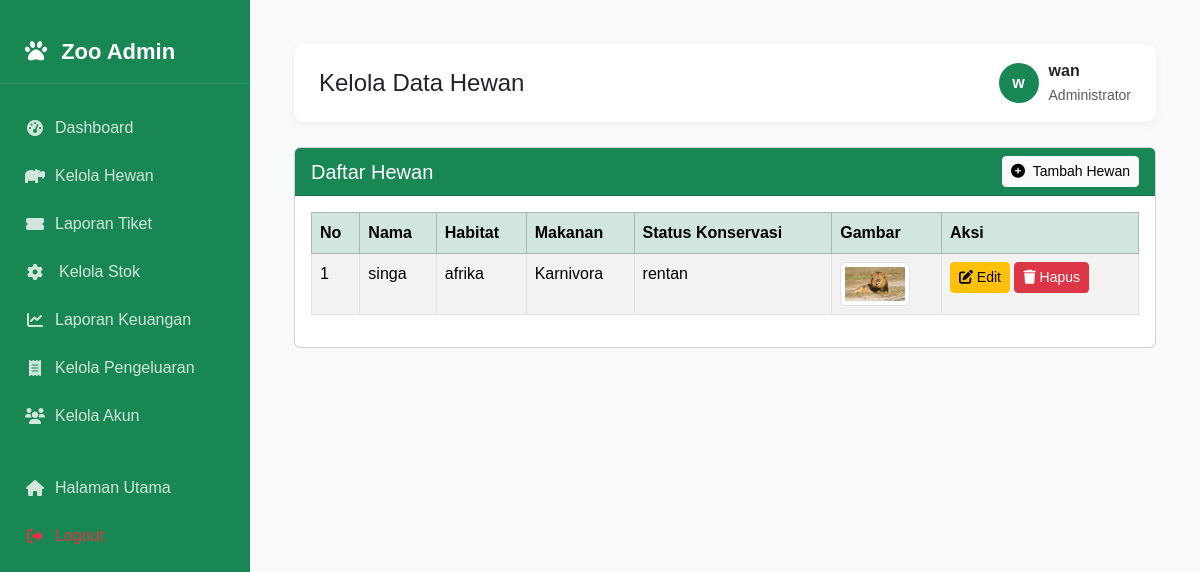
The app's page /admin/hewan.php (signed in), older data.
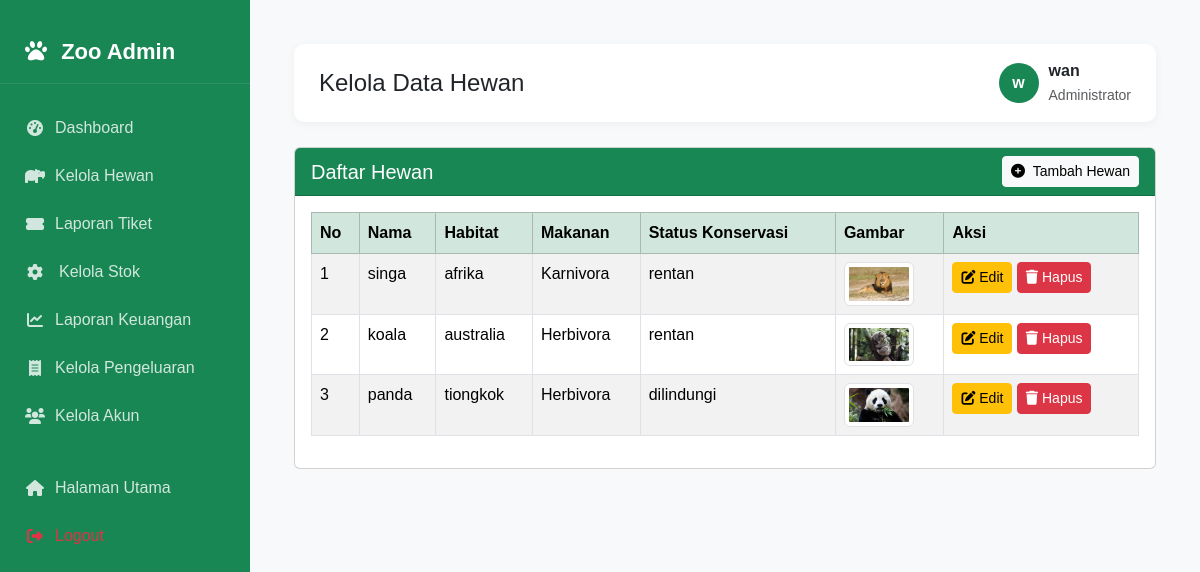
The same page, newer data.
### tables this page shows
CREATE TABLE `animals` (
  `id` int NOT NULL,
  `nama` varchar(100) NOT NULL,
  `habitat` varchar(150) NOT NULL,
  `makanan` enum('Herbivora','Karnivora','Omnivora','') NOT NULL,
  `deskripsi` text NOT NULL,
  `status_konservasi` varchar(100) NOT NULL,
  `gambar` varchar(255) NOT NULL
);

### admin/hewan.php (the view, shortened to what this page needs)
<?php
include "../database/conn.php";
$hewan = $conn->query("SELECT * FROM animals");
?>
<!DOCTYPE html>
<html lang="id">
<head>
  <?php include '../bootstrap.php'; ?>
</head>
<body>
  <div class="d-flex">
    <main class="flex-grow-1 p-4">
      <?php include 'sidebar.php'; ?>
      <div class="main-content">
        <div class="header">
          <h4 class="mb-0">Kelola Data Hewan</h4>
          <div class="user-info">
            <div class="avatar">
              <?= substr($_SESSION['nama'], 0, 1) ?>
            </div>
            <div>
              <p class="mb-0 fw-bold"><?= $_SESSION['nama'] ?></p>
              <small class="text-muted">Administrator</small>
            </div>
          </div>
        </div>
        <div class="card">
          <div class="card-header bg-success text-white d-flex justify-content-between align-items-center">
            <h5 class="mb-0">Daftar Hewan</h5>
            <a href="add_animal.php" class="btn btn-light btn-sm">
              <i class="fas fa-plus-circle me-1"></i> Tambah Hewan
            </a>
          </div>
          <div class="card-body">
            <div class="table-responsive">
              <table class="table table-bordered table-striped table-hover">
                <thead class="table-success">
                  <tr>
                    <th>No</th>
                    <th>Nama</th>
                    <th>Habitat</th>
                    <th>Makanan</th>
                    <th>Status Konservasi</th>
                    <th>Gambar</th>
                    <th>Aksi</th>
                  </tr>
                </thead>
                <tbody>
                  <?php $no = 1;
                  while ($row = $hewan->fetch_assoc()): ?>
                    <tr>
                      <td><?= $no++ ?></td>
                      <td><?= htmlspecialchars($row['nama']) ?></td>
                      <td><?= htmlspecialchars($row['habitat']) ?></td>
                      <td><?= htmlspecialchars($row['makanan']) ?></td>
                      <td><?= htmlspecialchars($row['status_konservasi']) ?></td>
                      <td>
                        <?php if ($row['gambar']): ?>
                          <img src="<?= (strpos($row['gambar'],'/')!==false || strpos($row['gambar'],'\\')!==false) ? $row['gambar'] : ('../picture/' . $row['gambar']) ?>" width="70" class="img-thumbnail">
                        <?php else: ?>
                          <span class="text-muted">Tidak ada gambar</span>
                         <?php endif; ?>
                      </td>
                      <td>
                        <button class="btn btn-warning btn-sm" data-bs-toggle="modal"
                          data-bs-target="#modalEdit<?= $row['id'] ?>">
                          <i class="fas fa-edit"></i> Edit
                        </button>
                        <a href="?hapus=<?= $row['id'] ?>" class="btn btn-danger btn-sm"
                          onclick="return confirm('Hapus hewan ini?')">
                          <i class="fas fa-trash"></i> Hapus
                        </a>
                      </td>
                    </tr>
                  <?php endwhile; ?>
                </tbody>
              </table>
            </div>
          </div>
        </div>
      </div>
    </main>
  </div>
</body>
</html>

Row changes from the older to the newer data that the page shows:
added animals: nama "koala", habitat "australia", makanan "Herbivora", status_konservasi "rentan", gambar (picture)
added animals: nama "panda", habitat "tiongkok", makanan "Herbivora", status_konservasi "dilindungi", gambar (picture)
